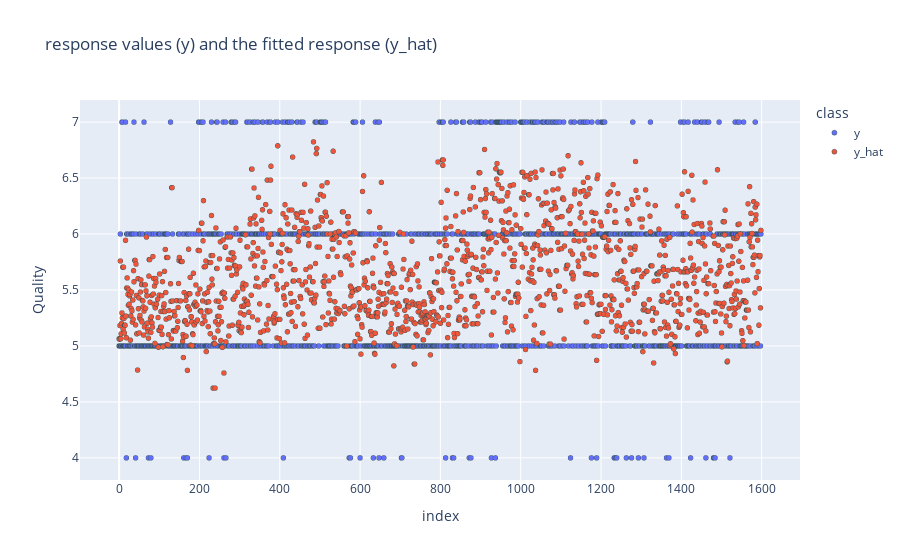

Notebook code cell kept with this figure:
### Code cell
# 2.
orig_data = pd.DataFrame({'x': x.index.values, 'y':y, 'class': 'y'})
classified_data = pd.DataFrame({'x': x.index.values, 'y':y_hat, 'class': 'y_hat'})
data = pd.concat([orig_data, classified_data], axis = 0)

fig = px.scatter(data, x="x", y="y", color="class", title="response values (y) and the fitted response (y_hat)")

fig.update_traces(marker=dict(size=5,
                              line=dict(width=0.5,
                                        color='DarkSlateGrey')),
                  selector=dict(mode='markers'))
fig.update_layout(
    xaxis_title='index',
    yaxis_title='Quality'
)
fig.show()

### Figure 1 — Plotly figure (JSON) as saved in the notebook; plotly's stock layout.template omitted (floating-point values rounded to 4 significant figures; data arrays with more than 128 entries replaced by an {"elided": "..."} marker saying what was removed)
{"data": [{"hovertemplate": "class=y<br>x=%{x}<br>y=%{y}<extra></extra>", "legendgroup": "y", "marker": {"color": "#636efa", "line": {"color": "DarkSlateGrey", "width": 0.5}, "size": 5, "symbol": "circle"}, "mode": "markers", "name": "y", "showlegend": true, "type": "scattergl", "x": {"elided": "1486 int values"}, "xaxis": "x", "y": {"elided": "1486 int values"}, "yaxis": "y"}, {"hovertemplate": "class=y_hat<br>x=%{x}<br>y=%{y}<extra></extra>", "legendgroup": "y_hat", "marker": {"color": "#EF553B", "line": {"color": "DarkSlateGrey", "width": 0.5}, "size": 5, "symbol": "circle"}, "mode": "markers", "name": "y_hat", "showlegend": true, "type": "scattergl", "x": {"elided": "1486 int values"}, "xaxis": "x", "y": {"elided": "1486 float values"}, "yaxis": "y"}], "layout": {"legend": {"title": {"text": "class"}, "tracegroupgap": 0}, "title": {"text": "response values (y) and the fitted response (y_hat)"}, "xaxis": {"anchor": "y", "domain": [0, 1], "title": {"text": "index"}}, "yaxis": {"anchor": "x", "domain": [0, 1], "title": {"text": "Quality"}}}}
